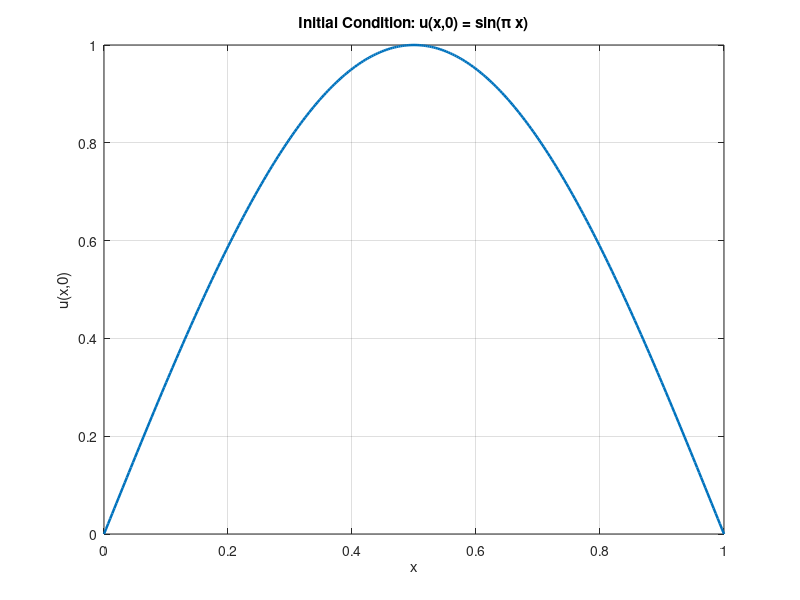

The MATLAB source for this figure: (Note: this script raises an error after producing the figure.)
%[text] # Week 11 Activity: Transient Heat Equation — Quadratic Elements, Forward Euler
%[text] Build a 1D FEM solver for the transient heat equation using **quadratic (second-order)** elements and **forward Euler** (explicit) time integration with a **lumped mass** matrix. Complete each **TODO** block.
%%
%[text] ## 0) Problem Statement
%[text] We solve the transient heat equation:
%[text]{"align":"center"} $ \frac{\partial u}{\partial t} = \frac{\partial^2 u}{\partial x^2}, \quad x \in (0,1),\; t > 0 $
%[text] with homogeneous Dirichlet boundary conditions $ u(0,t) = u(1,t) = 0 $ and initial condition $ u(x,0) = \sin(\pi x) $.
%[text] The exact solution is $ u(x,t) = e^{-\pi^2 t}\sin(\pi x) $.

L       = 1.0;
t_final = 0.1;

u_exact = @(x,t) exp(-pi^2*t) .* sin(pi*x);
u_init  = @(x) sin(pi*x);

x_plot = linspace(0, L, 300);
figure
plot(x_plot, u_init(x_plot), 'LineWidth', 1.8);
grid on; xlabel('x'); ylabel('u(x,0)');
title('Initial Condition: u(x,0) = sin(\pi x)');
%%
%[text] ## 1) Semi-Discrete Weak Form
%[text] Multiply by test function $ v $, integrate by parts:
%[text]{"align":"center"} $ \int_0^1 \frac{\partial u}{\partial t}\,v\,dx + \int_0^1 \frac{\partial u}{\partial x}\frac{\partial v}{\partial x}\,dx = 0 $
%[text] This yields the semi-discrete system $ M\,\dot{U} + K\,U = 0 $.
%%
%[text] ## 2) Quadratic Basis Functions
%[text] Three-node reference element on $ \xi \in [-1,1] $.

syms xi_s real

%%% TODO 1 — Define the three quadratic shape functions
%  Hint: N1 = xi*(xi-1)/2,  N2 = 1-xi^2,  N3 = xi*(xi+1)/2
N1s = ____;
N2s = ____;
N3s = ____;
%%% END TODO 1

N = [N1s; N2s; N3s];

xi_num = linspace(-1, 1, 200);
figure
plot(xi_num, double(subs(N1s, xi_s, xi_num)), 'LineWidth', 1.8); hold on;
plot(xi_num, double(subs(N2s, xi_s, xi_num)), 'LineWidth', 1.8);
plot(xi_num, double(subs(N3s, xi_s, xi_num)), 'LineWidth', 1.8);
grid on; xlabel('\xi'); ylabel('Value');
title('Quadratic Basis Functions');
legend('N_1 (left)', 'N_2 (mid)', 'N_3 (right)', 'Location', 'bestoutside');
%%
%[text] ## 3) Element Matrices — Symbolic Derivation
%[text] **Stiffness (3x3):** $ k_{ab}^{(e)} = \int_{-1}^{1} \frac{dN_a}{dx}\frac{dN_b}{dx}\,J\,d\xi $
%[text] **Lumped mass:** $ m_a^{(e)} = \int_{-1}^{1} N_a\,J\,d\xi $

syms h_e positive
J    = h_e/2;
dNdx = (1/J) * diff(N, xi_s);

%%% TODO 2 — Compute element stiffness symbolically (3x3)
ke_sym = sym(zeros(3));
for a = 1:3
    for b = 1:3
        ke_sym(a,b) = ____;
    end
end
ke_sym = simplify(ke_sym)
%%% END TODO 2

%%% TODO 3 — Compute lumped mass vector symbolically (3x1)
me_lumped_sym = sym(zeros(3,1));
for a = 1:3
    me_lumped_sym(a) = ____;
end
me_lumped_sym = simplify(me_lumped_sym)
%%% END TODO 3
%%
%[text] ## 4) Assembly
%[text] With $ n_{el} $ quadratic elements the total node count is $ 2 n_{el}+1 $. Connectivity: [left, mid, right].

nel     = 10;
nn      = 2*nel + 1;
x_nodes = linspace(0, L, nn).';
conn    = [(1:2:2*nel-1).', (2:2:2*nel).', (3:2:2*nel+1).'];

K      = zeros(nn);
M_diag = zeros(nn, 1);

for e = 1:nel
    nd = conn(e,:);
    he = x_nodes(nd(3)) - x_nodes(nd(1));

    %%% TODO 4 — Numeric element stiffness and lumped mass
    ke   = ____;   % 3x3
    me_l = ____;   % 3x1
    %%% END TODO 4

    %%% TODO 5 — Scatter into global matrices
    K(nd, nd)  = ____;
    M_diag(nd) = ____;
    %%% END TODO 5
end

figure; spy(K);
xlabel('j'); ylabel('i');
title('Stiffness K — sparsity (quadratic)');
%%
%[text] ## 5) Initial Condition

U = u_init(x_nodes);
U(1) = 0; U(end) = 0;
%%
%[text] ## 6) Forward Euler Time Integration
%[text]{"align":"center"} $ U^{n+1} = U^n - \Delta t\,M_L^{-1}\,K\,U^n $
%[text] **Stability:** for quadratic elements with lumped mass, $ \Delta t < h_e^2/7 $ (approximately).

he = L / nel;
dt = 0.8 * he^2 / 7;
Nt = ceil(t_final / dt);
dt = t_final / Nt;
fprintf('dt = %.6f,  Nt = %d\n', dt, Nt);

t_snap = [0, t_final/2, t_final];
U_snap = zeros(nn, numel(t_snap));
U_snap(:,1) = U;
snap_idx = 2;

for n = 1:Nt
    tn = n * dt;

    %%% TODO 6 — Forward Euler update
    %  Hint: R = -K*U;  U = U + dt*(R ./ M_diag);  then enforce BCs
    R = ____;
    U = ____;
    U(1) = 0;  U(end) = 0;
    %%% END TODO 6

    if snap_idx <= numel(t_snap) && tn >= t_snap(snap_idx) - dt/2
        U_snap(:,snap_idx) = U;
        snap_idx = snap_idx + 1;
    end
end
%%
%[text] ## 7) Validation

figure; hold on;
colors = lines(numel(t_snap));
leg = {};
for k = 1:numel(t_snap)
    plot(x_nodes, U_snap(:,k), 'o-', 'Color', colors(k,:), ...
         'LineWidth', 1.5, 'MarkerSize', 4);
    fplot(@(x) u_exact(x, t_snap(k)), [0 L], '--', ...
         'Color', colors(k,:), 'LineWidth', 1.8);
    leg{end+1} = sprintf('FEM  t=%.3f', t_snap(k));
    leg{end+1} = sprintf('Exact t=%.3f', t_snap(k));
end
grid on; xlabel('x'); ylabel('u(x,t)');
title('Forward Euler — Quadratic Elements');
legend(leg, 'Location', 'best');

err = max(abs(U - u_exact(x_nodes, t_final)));
fprintf('Max nodal error at t=%.2f: %.4e\n', t_final, err);

%[appendix]{"version":"1.0"}
%---
%[metadata:view]
%   data: {"layout":"inline"}
%---
